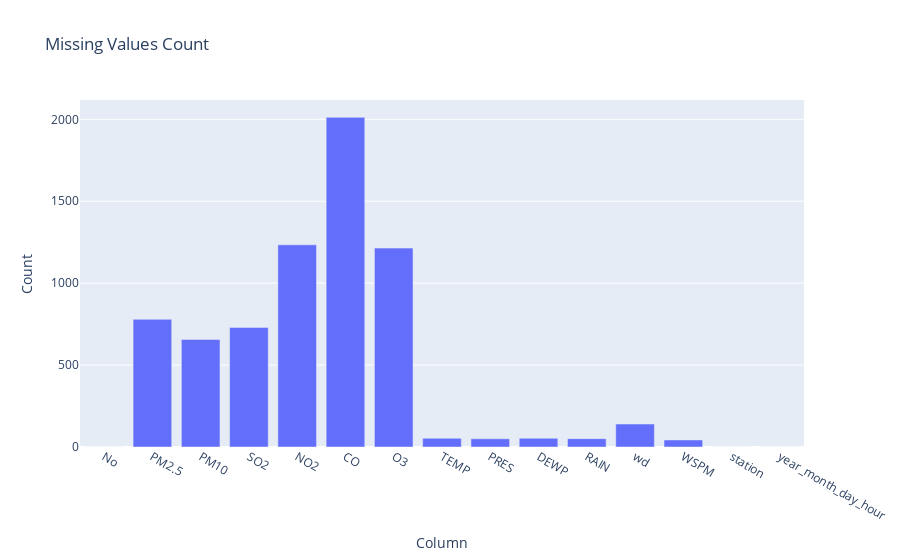

The cell this chart's notebook holds for it:
### Code cell
#use plotly express to visualize the missing values
"""
This cell uses the plotly express library to visualize the missing values in the dataframe.
"""
import plotly.express as px
missing_values = data.isnull().sum().reset_index()
missing_values.columns = ['Column', 'Count']
fig = px.bar(missing_values, x='Column', y='Count', title='Missing Values Count')
fig.show()

### Figure 1 — Plotly figure (JSON) as saved in the notebook; plotly's stock layout.template omitted (floating-point values rounded to 4 significant figures)
{"data": [{"alignmentgroup": "True", "hovertemplate": "Column=%{x}<br>Count=%{y}<extra></extra>", "legendgroup": "", "marker": {"color": "#636efa", "pattern": {"shape": ""}}, "name": "", "offsetgroup": "", "orientation": "v", "showlegend": false, "textposition": "auto", "type": "bar", "x": ["No", "PM2.5", "PM10", "SO2", "NO2", "CO", "O3", "TEMP", "PRES", "DEWP", "RAIN", "wd", "WSPM", "station", "year_month_day_hour"], "xaxis": "x", "y": [0, 779, 656, 730, 1234, 2012, 1214, 53, 50, 53, 51, 140, 43, 0, 0], "yaxis": "y"}], "layout": {"barmode": "relative", "legend": {"tracegroupgap": 0}, "title": {"text": "Missing Values Count"}, "xaxis": {"anchor": "y", "domain": [0, 1], "title": {"text": "Column"}}, "yaxis": {"anchor": "x", "domain": [0, 1], "title": {"text": "Count"}}}}
